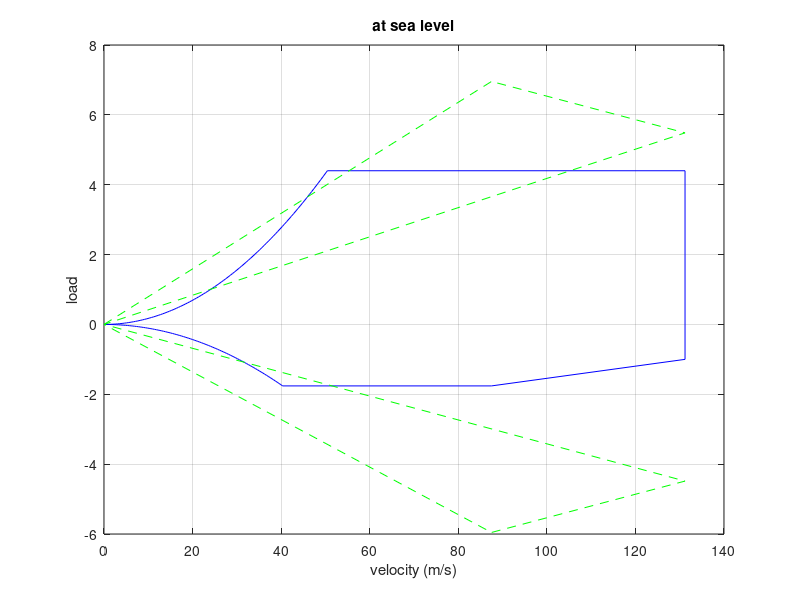
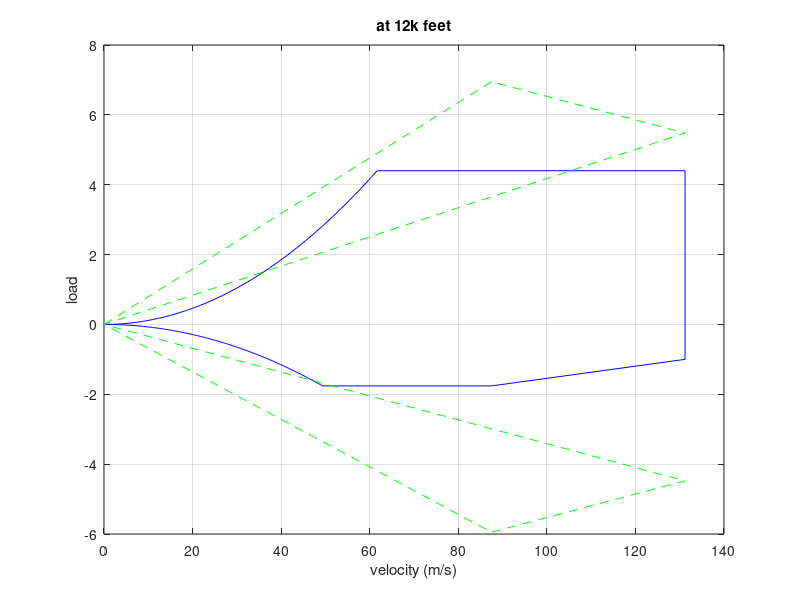

The MATLAB source for these figures, in order:
CL_pmax_12k =  1.5969;
CL_nmax_12k = -0.9965;
CL_pmax_sea = 1.6588;
CL_nmax_sea = -1.0372;

 b = 37*3.0480e-01;       %[m]
 w = (2000/2.2)*9.81;   %[N]
 c = 4.41667*3.0480e-01;  %[m]
 s = b*c;
vn_points = [50.4361, 4.4;...
                87.5, 6.9559;...
                131.2, 5.4849;...
                131.2, -4.4849;...
                87.5, -5.9559;...
                40.3401, -1.76;...
                61.6608, 4.4;...
                87.5, 6.9477;...% to do
                131.2, 5.4795;... % to do
                131.2, -4.4795;...% to do
                87.5, -5.9477;...% to do
                49.3673, -1.76];
            
 V_1sea = linspace(0,vn_points(1,1),100);
 V_112k = linspace(0,vn_points(7,1),100);
 V_6sea = linspace(0,vn_points(6,1),100);
 V_612k = linspace(0,vn_points(12,1),100);
 
 
 rho_sea = 1.2251;  % [kg/m^3]
 rho_12k = 0.8514;  % [kg/m^3]
 n1_sea = (0.5*rho_sea.*V_1sea.^2)*s*CL_pmax_sea/(w);
 n2_sea = [4.4 4.4 -1 -1.76 -1.76];
 n6_sea = (0.5*rho_sea.*V_6sea.^2)*s*CL_nmax_sea/w;
 V_2sea = [vn_points(1,1) 131.2 131.2 87.5 vn_points(6,1)];
 
 n1_12k = (0.5*rho_12k.*V_112k.^2)*s*CL_pmax_12k/w;
 n2_12k = [4.4 4.4 -1 -1.76 -1.76];
 n6_12k = (0.5*rho_12k.*V_612k.^2)*CL_nmax_12k*s/w;
 V_212k = [vn_points(7,1) 131.2 131.2 87.5 vn_points(12,1)];
 
 n_gust_sea = [0 vn_points(2,2) vn_points(3,2) 0 vn_points(4,2) vn_points(5,2) 0];
 v_gust_sea = [0 vn_points(2,1) vn_points(3,1) 0 vn_points(4,1) vn_points(5,1) 0];
 n_gust_12k = [0 vn_points(8,2) vn_points(9,2) 0 vn_points(10,2) vn_points(11,2) 0];
 v_gust_12k = [0 vn_points(8,1) vn_points(9,1) 0 vn_points(10,1) vn_points(11,1) 0];
 
 plot(V_1sea,n1_sea,'b',V_2sea,n2_sea,'b',V_6sea,n6_sea,'b')
 hold on
 plot(v_gust_sea,n_gust_sea,'g--')

 grid on
xlabel('velocity (m/s)')
ylabel('load')
title('at sea level')
 figure (2)

 plot(V_112k,n1_12k,'b',V_212k,n2_12k,'b',V_612k,n6_12k,'b')
  hold on
 plot(v_gust_12k,n_gust_12k,'g--')
 
 grid on
 xlabel('velocity (m/s)')
ylabel('load')
title('at 12k feet')

            
